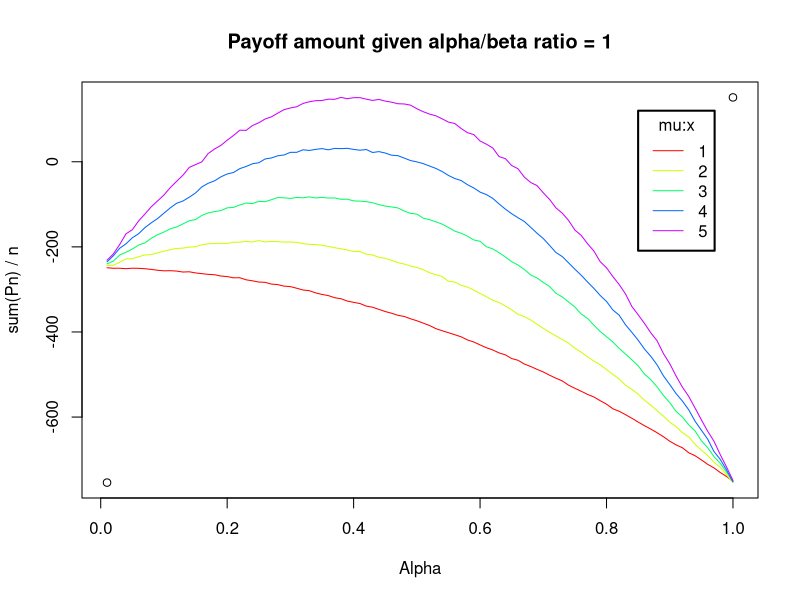

The R source for this figure:
#tests different values of alpha and beta, keeping the ratio at 1
#graphs across different ratios of mu to x

#initialize empty data frame
payoffs <- data.frame()

n <- 10^4
c <- 250
x <- 500

#two for loops: one for mu, and one for alpha(/beta)
for(m in 1:5)
{
  mu <- m * x
  #print(sprintf("mu: %d", mu))
  #print(sprintf("mu/x: %d", mu/x))
  for(a in 1:100)
  {
    alpha_mean <- a / 100
    beta_mean <- a / 100
    #print(sprintf("alpha_mean: %f beta_mean: %f", alpha_mean, beta_mean))
    alpha <- rnorm(n, mean=alpha_mean, sd=0.1)
    beta <- rnorm(n, mean=beta_mean, sd=0.1)
    Pn <- alpha * (1 - beta) * mu - beta * x - c
    #print(sum(Pn) / n)
    #initialize new row, add it to data frame
    new_row <- c(alpha_mean, sum(Pn) / n, m)
    payoffs <- rbind(payoffs, new_row)
  }
}

#rename columns of frame for clarity
names(payoffs) <- c("alpha_value", "avg_value", "mu_value")

#sets up plot
num_plots <- max(payoffs$mu_value)
xrange <- range(payoffs$alpha_value)
yrange <- range(payoffs$avg_value)
colors <- rainbow(num_plots)
plot(xrange, yrange, xlab="Alpha",
     ylab="sum(Pn) / n" ) 
title("Payoff amount given alpha/beta ratio = 1")

#plots points and connects them with lines
for(i in 1:num_plots)
{
  plot <- subset(payoffs, mu_value==i)
  lines(plot$alpha_value, plot$avg_value, col=colors[i])
}

#creates legend
legend(0.85,120, 1:num_plots, lty=c(1, 1, 1, 1, 1), col=colors, title="mu:x", box.lwd=2)

